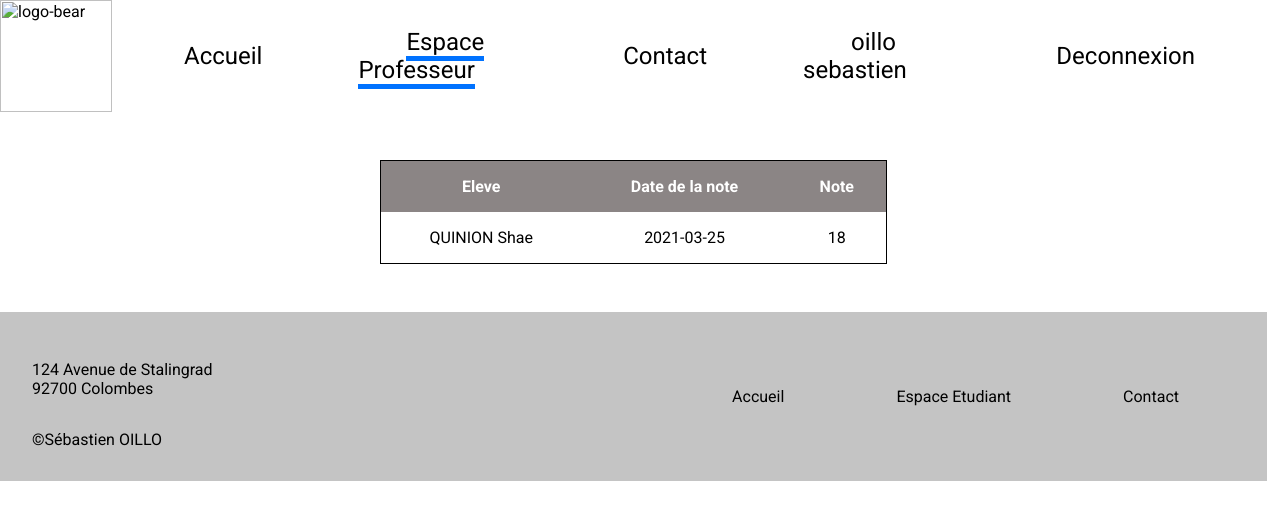
Screenshot of /espace.php (signed in) with the database file from the repository.
### tables this page shows
CREATE TABLE `note` (
  `id` int(11) NOT NULL,
  `id_eleve` int(11) NOT NULL,
  `id_cours` int(11) NOT NULL,
  `date` date NOT NULL,
  `note` float NOT NULL DEFAULT 0
);

CREATE TABLE `membre` (
  `id` int(11) NOT NULL,
  `nom` varchar(255) NOT NULL,
  `prenom` varchar(255) NOT NULL,
  `email` varchar(255) NOT NULL,
  `mdp` varchar(255) NOT NULL,
  `type` int(11) NOT NULL DEFAULT 0,
  `genre` varchar(2) NOT NULL
);

### espace.php (the view, shortened to what this page needs)
<?php
    include_once 'header.php';
?>
<!DOCTYPE html>
<html lang="fr">
<head>
    <link rel="stylesheet" href="css/header.css">
    <link rel="stylesheet" href="css/footer.css">
    <link rel="stylesheet" href="css/espace.css">
</head>
<body>
<?php
    if ($_SESSION['user']['type'] == 1) {
        require_once 'open-bdd.php';
        $sqlReq = "SELECT M2.nom, M2.prenom, N.date, N.note FROM note as N INNER JOIN cours_prof ON N.id_cours = cours_prof.id_cours INNER JOIN membre ON cours_prof.id_prof = membre.id INNER JOIN membre as M2 ON N.id_eleve = M2.id WHERE membre.email = '".$_SESSION['user']['mail']."' ;";
        $req = $bdd->query($sqlReq);
        $req->execute();
        $reponse = $req->fetchAll();
        echo "<table>";
        echo "<thead>
                <tr>
                    <th>Eleve</th><th>Date de la note</th><th>Note</th>
                </tr>
           </thead>";
        foreach($reponse as $note){
            $nom_prenom = strtoupper($note['nom']) . ' ' .ucfirst($note['prenom']);
            echo "<tr><td>{$nom_prenom}</td> <td>{$note['date']}</td><td>{$note['note']}</td></tr>";
        }
        echo "</table>";
    }
?>
<footer class = "flex-row">
    <div class="adresse-copyright">
        <div class="adresse">
            <p>124 Avenue de Stalingrad</p>
            <p>92700 Colombes</p>
        </div>
        &copy;Sébastien OILLO
    </div>
    <ul class = "menu flex-row">
        <li><a href="" > Accueil </a></li>
        <li><a href="./php/espace.php"> Espace Etudiant </a></li>
        <li><a href="./php/contact.php"> Contact </a></li>
    </ul>
</footer>
</body>
</html>

### css/header.css (style rules this page uses)
* { padding: 0px; margin: 0px; }
body { font-family: 'Roboto', sans-serif; }
.flex-row { display: flex; flex-direction: row; }
ul { list-style: none; align-items: center; }
ul li { margin: 0px 1.5em; }
ul li a { text-decoration: none; color : black; }
.menu li a , .login-signup li a { margin: 0px 2em; font-size: 1.5em; }

### css/footer.css (style rules this page uses)
footer { background-color: #C4C4C4; margin-top: 3em; justify-content: space-between; padding: 2em; }
.adresse { margin: 1em 0px 2em 0px; }
footer ul li a { font-size: 1em !important; }

### css/espace.css (style rules this page uses)
table { width: 40%; margin: 3em auto; text-align: center; border-spacing: 0px; border: 1px solid black; }
td, th { padding: 1em; }
thead { background-color: #8B8585; color: white; }

### rows the page displays
note: id_eleve.prenom "QUINION Shae", date "2021-03-25", note "18"

### other values shown
$user_type "Espace Professeur"
$_SESSION['user']['nom'] "oillo"
$_SESSION['user']['prenom'] "sebastien"
